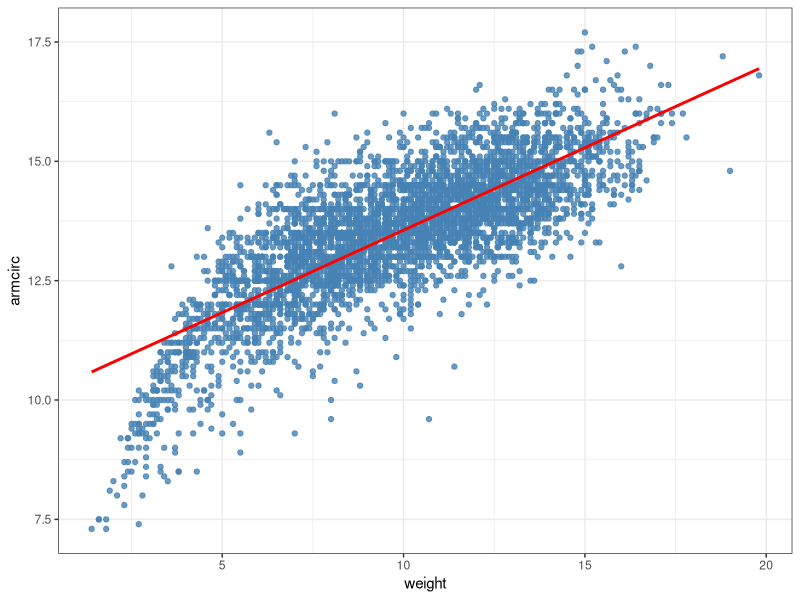

Source code (R):
library(tidyverse)


df <- tibble(
  a = rnorm(5),
  b =rnorm(5),
  c = rnorm(5),
  d = rnorm(5)
)


z_score <- function(x){
  (x-mean(x,na.rm = TRUE))/sd(x,na.rm = TRUE)
}



df %>% 
  mutate(across(a:d, z_score))

df %>% summarise(across(a:d,list(mean = mean,sd = sd),na.rm = TRUE))

 nepal <- read_csv('nepal_anthro.csv')

 group_mean <- function(df,group_var,mean_var){
   df %>% 
     group_by({{group_var}}) %>% 
    summarise(mean({{mean_var}},na.rm=TRUE))
 }

 
 nepal %>% group_mean(sex,armcirc)

 plot_nepal <- function(df,x,y){
   df %>% 
     ggplot(aes(x={{x}}, y = {{y}}))+
     geom_point(color = 'steelblue',alpha = 0.8)+
     geom_smooth(method = "lm",color = "red",se = FALSE)+
     theme_bw()
 }
nepal %>% plot_nepal(weight,armcirc)









